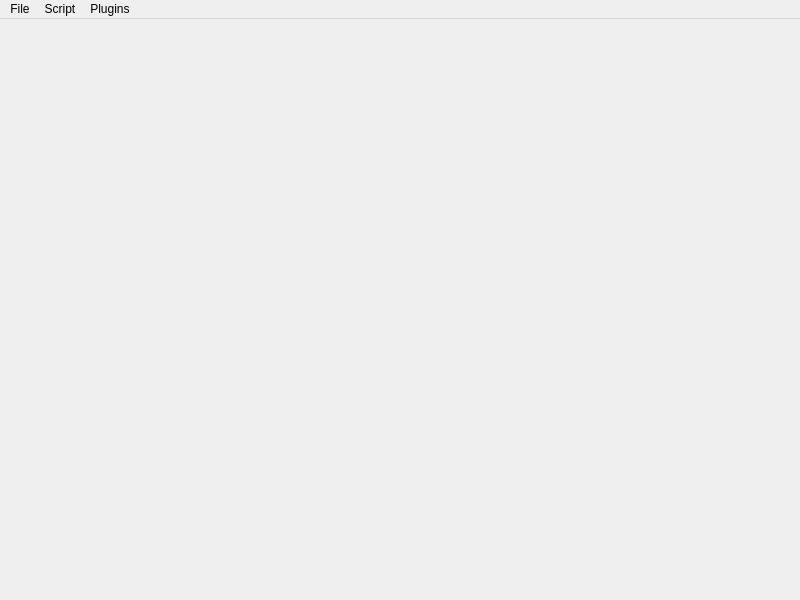
<?xml version="1.0" encoding="UTF-8"?>
<ui version="4.0">
 <class>MainWindow</class>
 <widget class="QMainWindow" name="MainWindow">
  <property name="geometry">
   <rect>
    <x>0</x>
    <y>0</y>
    <width>800</width>
    <height>600</height>
   </rect>
  </property>
  <property name="windowTitle">
   <string>MainWindow</string>
  </property>
  <widget class="QWidget" name="centralwidget"/>
  <widget class="QMenuBar" name="menubar">
   <property name="geometry">
    <rect>
     <x>0</x>
     <y>0</y>
     <width>800</width>
     <height>22</height>
    </rect>
   </property>
   <widget class="QMenu" name="menuFile">
    <property name="title">
     <string>File</string>
    </property>
    <addaction name="actionNew"/>
    <addaction name="actionOpen"/>
    <addaction name="actionSave"/>
    <addaction name="actionSave_As"/>
    <addaction name="separator"/>
    <addaction name="actionClose"/>
    <addaction name="actionQuit"/>
   </widget>
   <widget class="QMenu" name="menuScript">
    <property name="title">
     <string>Script</string>
    </property>
    <addaction name="actionOpen_Editor"/>
   </widget>
   <widget class="QMenu" name="menuPlugins">
    <property name="title">
     <string>Plugins</string>
    </property>
    <addaction name="actionOpenPlugin"/>
   </widget>
   <addaction name="menuFile"/>
   <addaction name="menuScript"/>
   <addaction name="menuPlugins"/>
  </widget>
  <action name="actionNew">
   <property name="text">
    <string>New</string>
   </property>
  </action>
  <action name="actionOpen">
   <property name="text">
    <string>Open...</string>
   </property>
  </action>
  <action name="actionSave">
   <property name="text">
    <string>Save</string>
   </property>
  </action>
  <action name="actionSave_As">
   <property name="text">
    <string>Save As...</string>
   </property>
  </action>
  <action name="actionClose">
   <property name="text">
    <string>Close</string>
   </property>
  </action>
  <action name="actionQuit">
   <property name="text">
    <string>Quit</string>
   </property>
  </action>
  <action name="actionOpen_Editor">
   <property name="text">
    <string>Open Editor</string>
   </property>
  </action>
  <action name="actionOpenPlugin">
   <property name="text">
    <string>Open</string>
   </property>
  </action>
 </widget>
 <resources/>
 <connections/>
</ui>
